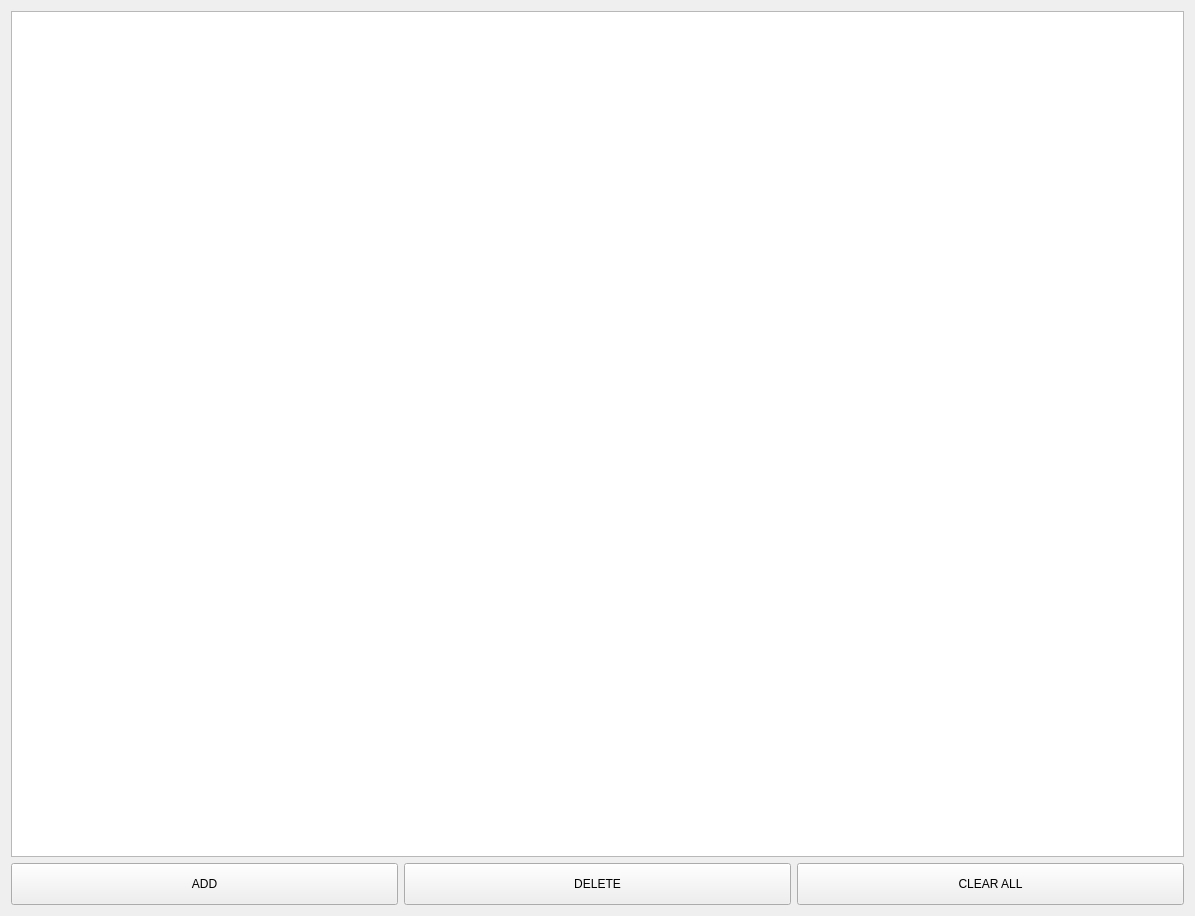
<?xml version="1.0" encoding="UTF-8"?>
<ui version="4.0">
 <class>Form</class>
 <widget class="QWidget" name="Form">
  <property name="geometry">
   <rect>
    <x>0</x>
    <y>0</y>
    <width>1195</width>
    <height>916</height>
   </rect>
  </property>
  <property name="windowTitle">
   <string>Form</string>
  </property>
  <layout class="QGridLayout" name="gridLayout">
   <item row="0" column="0">
    <layout class="QVBoxLayout" name="verticalLayout">
     <property name="bottomMargin">
      <number>0</number>
     </property>
     <item>
      <widget class="QTableView" name="tableView">
       <property name="minimumSize">
        <size>
         <width>150</width>
         <height>0</height>
        </size>
       </property>
      </widget>
     </item>
     <item>
      <layout class="QHBoxLayout" name="horizontalLayout">
       <property name="bottomMargin">
        <number>0</number>
       </property>
       <item>
        <widget class="QPushButton" name="pushButton_3">
         <property name="minimumSize">
          <size>
           <width>0</width>
           <height>42</height>
          </size>
         </property>
         <property name="maximumSize">
          <size>
           <width>16777215</width>
           <height>42</height>
          </size>
         </property>
         <property name="text">
          <string>ADD</string>
         </property>
        </widget>
       </item>
       <item>
        <widget class="QPushButton" name="pushButton_4">
         <property name="minimumSize">
          <size>
           <width>0</width>
           <height>42</height>
          </size>
         </property>
         <property name="maximumSize">
          <size>
           <width>16777215</width>
           <height>42</height>
          </size>
         </property>
         <property name="text">
          <string>DELETE</string>
         </property>
        </widget>
       </item>
       <item>
        <widget class="QPushButton" name="pushButton_5">
         <property name="minimumSize">
          <size>
           <width>0</width>
           <height>42</height>
          </size>
         </property>
         <property name="maximumSize">
          <size>
           <width>16777215</width>
           <height>42</height>
          </size>
         </property>
         <property name="text">
          <string>CLEAR ALL</string>
         </property>
        </widget>
       </item>
      </layout>
     </item>
    </layout>
   </item>
  </layout>
 </widget>
 <resources/>
 <connections/>
</ui>
